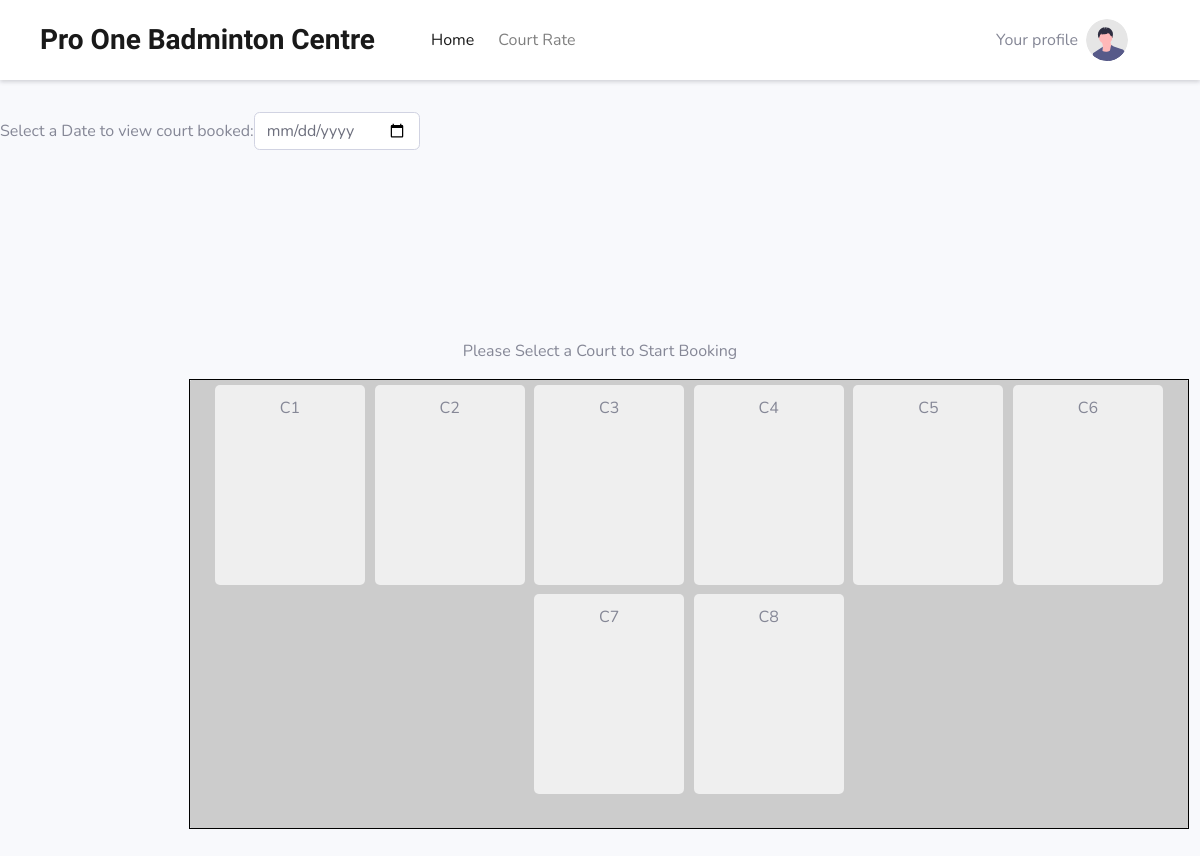
Screenshot of /Customer/index.php with the database file from the repository.
### tables this page shows
CREATE TABLE `court` (
  `courtID` varchar(100) NOT NULL,
  `courtName` varchar(1000) NOT NULL
);

### Customer/index.php (the view, shortened to what this page needs)
<!DOCTYPE html>
<html>
<head>
    <link rel="stylesheet" href="css/common.css">
    <?php require('inc/links.php'); ?>
    <link href="vendor/fontawesome-free/css/all.min.css" rel="stylesheet" type="text/css">
    <link href="css/sb-admin-2.min.css" rel="stylesheet">
</head>
<body class="bg-light">
        <?php include "inc/header.php"; ?>
<div id="content-wrapper" class="d-flex flex-column mt-3">
    <div id="content">
        <form method="post" id="dateForm" class="form-inline">
            <label for="date" class="d-flex flex-column mt-3">Select a Date to view court booked:  </label>
            <input type="date" name="Cdate" id="Cdate" class="form-control mt-3" onchange="submitForm()">
        </form>
            <div class="court-container mt-10">
            <p>Please Select a Court to Start Booking</p>
                <div class="mb-3">
                    <table id="courtDiagram">
                    <tr>
                        <?php
                        include "dbconnect.php";
                        $sql = "SELECT * FROM court";
                        $result = $conn->query($sql);
                        if ($result->num_rows > 0) {
                            while ($row = $result->fetch_assoc()) {
                                $courtID = $row['courtID'];
                                echo '<td data-name="' . $courtID . '">';
                                echo $courtID;
                                echo '</td>';
                            }
                        }
                        ?>
                    </tr>
                </table>
                </div>
            </div>
                </div>
            </div>
</body>
</html>

### webpage/css/common.css (style rules this page uses)
:root { --teal: #2EC1AC; --teal_hover: #279e8c }
* { font-family: 'Nunito', sans-serif; }

### Customer/index.php (style rules this page uses)
.court-container { position: static; text-align: center; margin: 5cm; }
.court-container table { width: 1000px; height: 450px; margin: 0 auto; background-color: #ccc; transition: background-color 0.3s; border-radius: 5px; padding: 5px; text-align: center; justify-content: center; align-items: center; overflow-y: auto; border: 1px solid #000; }
#courtDiagram td[data-name] { padding:5px; width: 150px; height: 200px; line-height: 30px; background-color: #efefef; transition: background-color 0.3s; border-radius: 5px; margin: 0.3rem; cursor: pointer; border: 3px solid transparent; display: inline-block; text-align: center; justify-content: center; align-items: center }
table { width: 100%; border-collapse: collapse; }
td { text-align: center; border: 1px solid #000; padding: 10px; }

### rows the page displays
court: courtID "C1"
court: courtID "C2"
court: courtID "C3"
court: courtID "C4"
court: courtID "C5"
court: courtID "C6"
court: courtID "C7"
court: courtID "C8"
